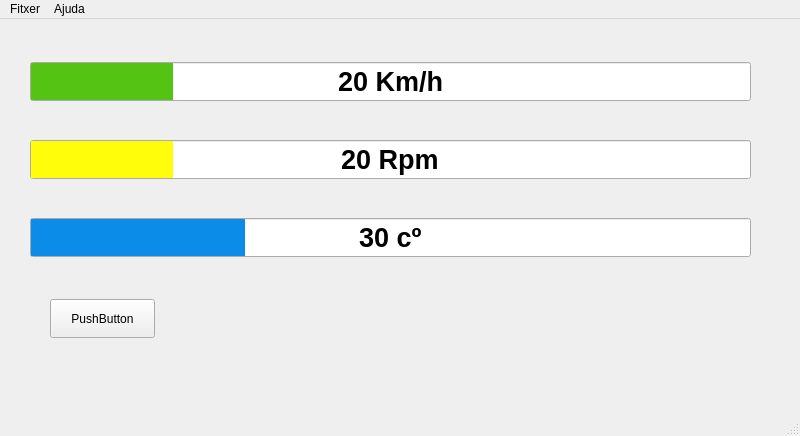
<?xml version="1.0" encoding="UTF-8"?>
<ui version="4.0">
 <class>mainWindow</class>
 <widget class="QMainWindow" name="mainWindow">
  <property name="geometry">
   <rect>
    <x>0</x>
    <y>0</y>
    <width>800</width>
    <height>436</height>
   </rect>
  </property>
  <property name="windowTitle">
   <string>UJI MotorSport</string>
  </property>
  <property name="windowIcon">
   <iconset>
    <normaloff>../Qt/widgetsQt/qt/icon.ico</normaloff>../Qt/widgetsQt/qt/icon.ico</iconset>
  </property>
  <widget class="QWidget" name="centralwidget">
   <widget class="QWidget" name="verticalLayoutWidget">
    <property name="geometry">
     <rect>
      <x>30</x>
      <y>10</y>
      <width>721</width>
      <height>261</height>
     </rect>
    </property>
    <layout class="QVBoxLayout" name="verticalLayout_2">
     <item>
      <widget class="QProgressBar" name="barVel">
       <property name="font">
        <font>
         <family>Ubuntu</family>
         <pointsize>20</pointsize>
         <weight>75</weight>
         <bold>true</bold>
        </font>
       </property>
       <property name="styleSheet">
        <string notr="true">QProgressBar::chunk { background-color: #54C313;  margin: 0.5px;}  QProgressBar {text-align: center;}</string>
       </property>
       <property name="maximum">
        <number>300</number>
       </property>
       <property name="value">
        <number>60</number>
       </property>
       <property name="format">
        <string>%p Km/h</string>
       </property>
      </widget>
     </item>
     <item>
      <widget class="QProgressBar" name="progressBar_3">
       <property name="font">
        <font>
         <family>Ubuntu</family>
         <pointsize>20</pointsize>
         <weight>75</weight>
         <bold>true</bold>
        </font>
       </property>
       <property name="mouseTracking">
        <bool>false</bool>
       </property>
       <property name="contextMenuPolicy">
        <enum>Qt::DefaultContextMenu</enum>
       </property>
       <property name="layoutDirection">
        <enum>Qt::LeftToRight</enum>
       </property>
       <property name="autoFillBackground">
        <bool>false</bool>
       </property>
       <property name="styleSheet">
        <string notr="true">QProgressBar::chunk { background-color: #fffd0a;  margin: 0.5px;}  QProgressBar {text-align: center;}</string>
       </property>
       <property name="value">
        <number>20</number>
       </property>
       <property name="format">
        <string>%p Rpm</string>
       </property>
      </widget>
     </item>
     <item>
      <widget class="QProgressBar" name="progressBar_6">
       <property name="font">
        <font>
         <family>Ubuntu</family>
         <pointsize>20</pointsize>
         <weight>75</weight>
         <bold>true</bold>
        </font>
       </property>
       <property name="styleSheet">
        <string notr="true">QProgressBar::chunk { background-color: #0b8ce8;  margin: 0.5px;}  QProgressBar {text-align: center;}</string>
       </property>
       <property name="value">
        <number>30</number>
       </property>
       <property name="alignment">
        <set>Qt::AlignLeading|Qt::AlignLeft|Qt::AlignVCenter</set>
       </property>
       <property name="orientation">
        <enum>Qt::Horizontal</enum>
       </property>
       <property name="invertedAppearance">
        <bool>false</bool>
       </property>
       <property name="textDirection">
        <enum>QProgressBar::BottomToTop</enum>
       </property>
       <property name="format">
        <string>%p cº</string>
       </property>
      </widget>
     </item>
    </layout>
   </widget>
   <widget class="QPushButton" name="botton">
    <property name="geometry">
     <rect>
      <x>50</x>
      <y>280</y>
      <width>105</width>
      <height>39</height>
     </rect>
    </property>
    <property name="text">
     <string>PushButton</string>
    </property>
    <property name="checkable">
     <bool>true</bool>
    </property>
    <property name="autoRepeat">
     <bool>false</bool>
    </property>
   </widget>
  </widget>
  <widget class="QMenuBar" name="menubar">
   <property name="geometry">
    <rect>
     <x>0</x>
     <y>0</y>
     <width>800</width>
     <height>35</height>
    </rect>
   </property>
   <property name="styleSheet">
    <string notr="true"/>
   </property>
   <property name="defaultUp">
    <bool>true</bool>
   </property>
   <property name="nativeMenuBar">
    <bool>false</bool>
   </property>
   <widget class="QMenu" name="menuFitxer">
    <property name="title">
     <string>Fitxer</string>
    </property>
    <addaction name="actionExportar"/>
    <addaction name="separator"/>
    <addaction name="close"/>
   </widget>
   <widget class="QMenu" name="menuAjuda">
    <property name="title">
     <string>Ajuda</string>
    </property>
    <addaction name="info"/>
   </widget>
   <addaction name="menuFitxer"/>
   <addaction name="menuAjuda"/>
  </widget>
  <widget class="QStatusBar" name="statusbar"/>
  <action name="close">
   <property name="text">
    <string>Tancar</string>
   </property>
  </action>
  <action name="actionExportar">
   <property name="checkable">
    <bool>true</bool>
   </property>
   <property name="checked">
    <bool>true</bool>
   </property>
   <property name="text">
    <string>Exportar</string>
   </property>
  </action>
  <action name="info">
   <property name="text">
    <string>about</string>
   </property>
  </action>
 </widget>
 <resources/>
 <connections/>
</ui>
